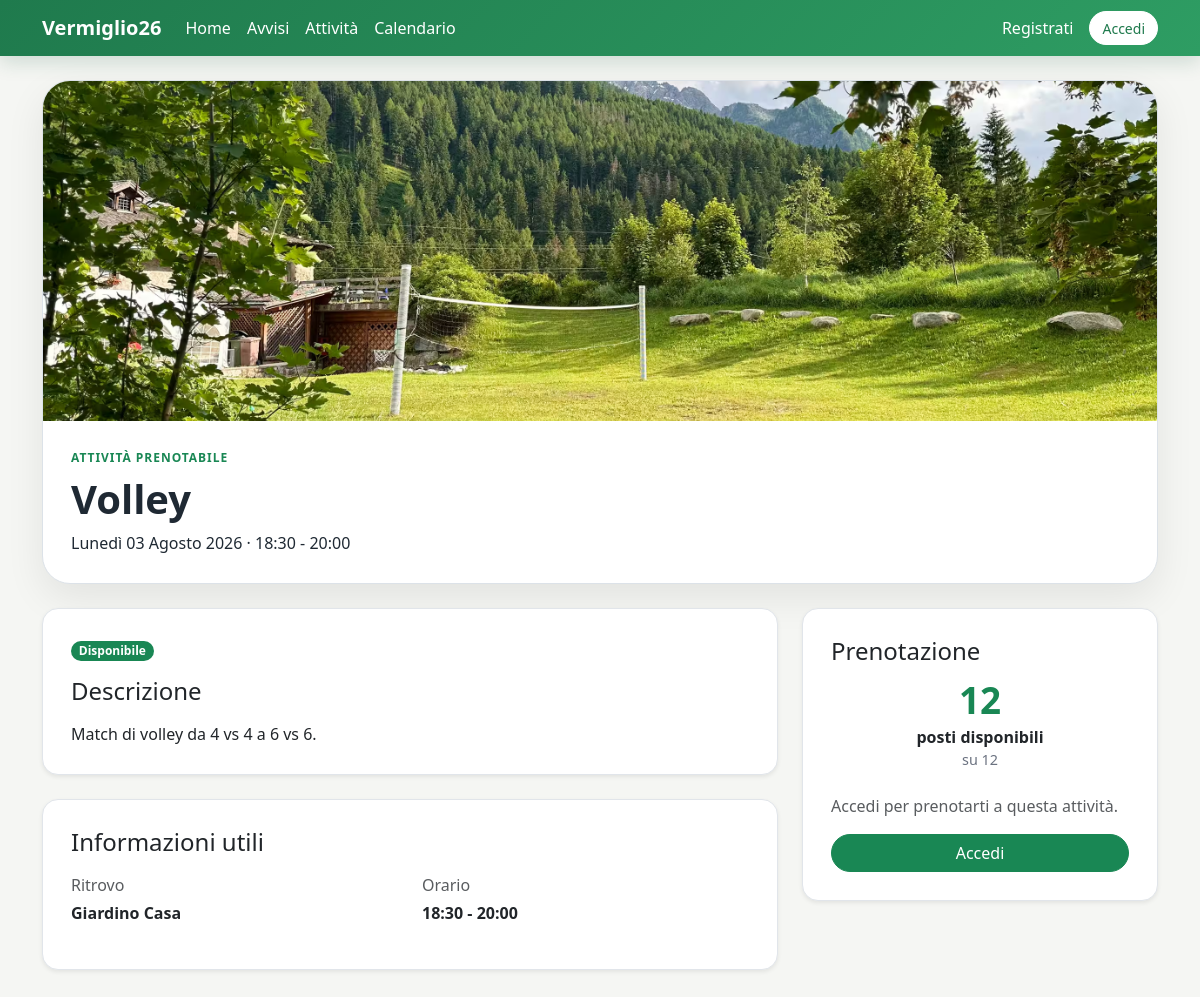
The page /activities/5/ on the database as committed earlier.
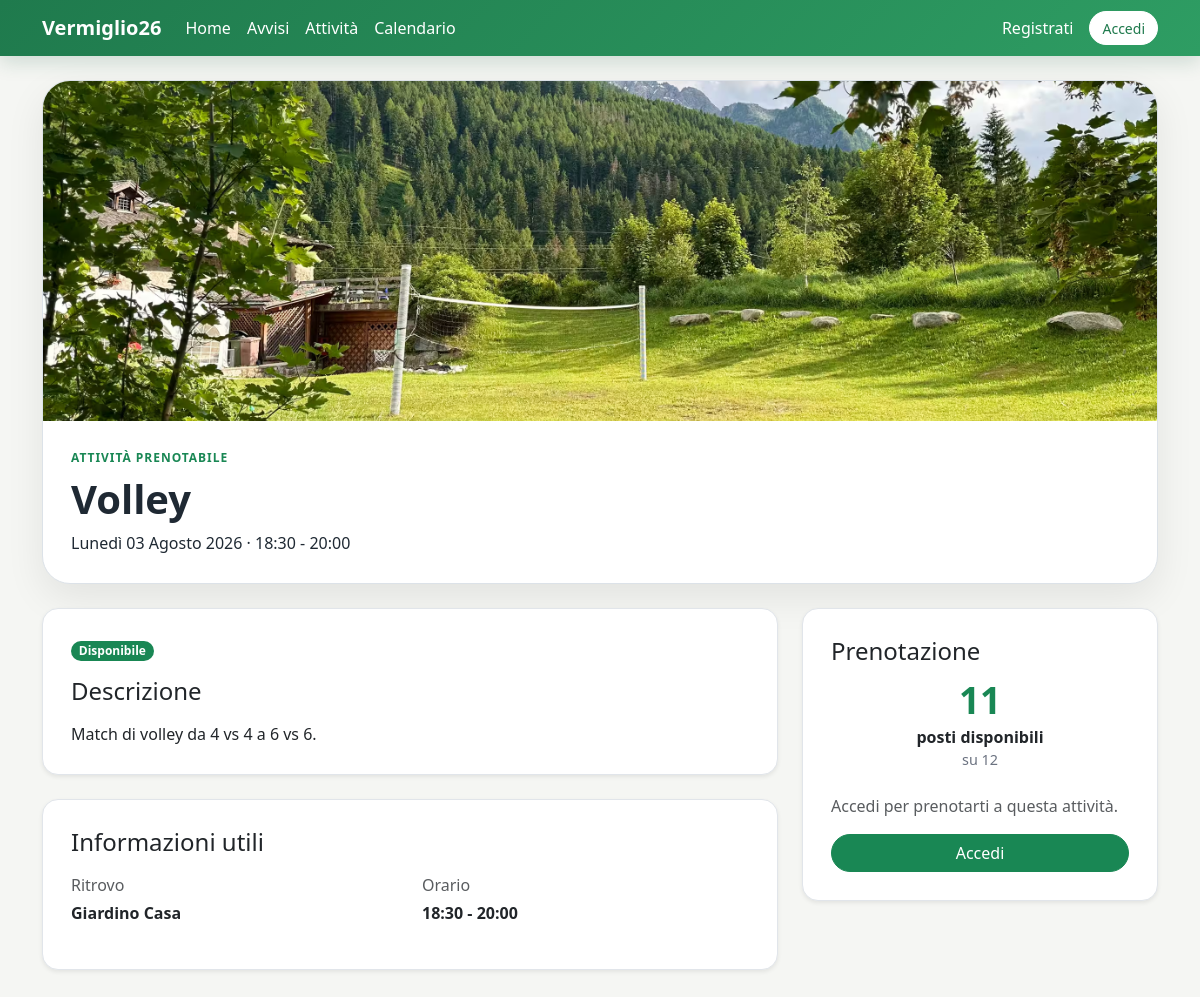
The same page on the database as committed later.
### activities/models.py (models this page shows, shortened)
class Activity(models.Model):
    title = models.CharField(max_length=200)
    category = models.ForeignKey(
        Category,
        on_delete=models.SET_NULL,
        null=True,
        blank=True,
        related_name="activities"
    )
    description = models.TextField(blank=True)
    image = models.ImageField(
        upload_to="activities/",
        blank=True,
        null=True,
        verbose_name="Immagine"
    )
    date = models.DateField()
    start_time = models.TimeField()
    end_time = models.TimeField(blank=True, null=True)
    meeting_place = models.CharField(max_length=200)
    max_participants = models.PositiveIntegerField(
        blank=True,
        null=True,
        verbose_name="Numero massimo partecipanti"
    )
    price = models.DecimalField(
        max_digits=7,
        decimal_places=2,
        blank=True,
        null=True,
        validators=[
            MinValueValidator(Decimal("0.00"))
        ],
        verbose_name="Prezzo"
    )
    what_to_bring = models.TextField(blank=True)
    requires_booking = models.BooleanField(
        default=True,
        verbose_name="Richiede prenotazione"
    )
    created_by = models.ForeignKey(
        settings.AUTH_USER_MODEL,
        on_delete=models.CASCADE,
        related_name="created_activities"
    )
    created_at = models.DateTimeField(auto_now_add=True)
    updated_at = models.DateTimeField(auto_now=True)
    class Meta:
        verbose_name_plural = "Activities"
    @property
    def booked_count(self):
        return self.bookings.count()
    @property
    def available_spots(self):
        if not self.requires_booking:
            return None
        if self.max_participants is None:
            return None
        return self.max_participants - self.booked_count
    @property
    def is_full(self):
        if not self.requires_booking:
            return False
        if self.available_spots is None:
            return False
        return self.available_spots <= 0
    @property
    def is_almost_full(self):
        if not self.requires_booking:
            return False
        if self.available_spots is None:
            return False
        return not self.is_full and self.available_spots <= 3

### activities/views.py (the view)
# urls.py: path("<int:pk>/", views.activity_detail, name="activity_detail"),
def activity_detail(request, pk):
    restricted_redirect = registration_only_redirect(request)
    if restricted_redirect:
        return restricted_redirect
    activity = get_object_or_404(Activity, pk=pk)
    user_booking = None
    if request.user.is_authenticated:
        user_booking = Booking.objects.filter(
            user=request.user,
            activity=activity
        ).first()
    activity_bookings = Booking.objects.filter(
        activity=activity
    ).select_related("user").order_by("user__username")
    context = {
        "activity": activity,
        "user_booking": user_booking,
        "activity_bookings": activity_bookings,
    }
    return render(request, "activities/activity_detail.html", context)

### accounts/context_processors.py (called while the page is built)
def registration_only_mode(request):
    return {
        "registration_only_mode": getattr(settings, "REGISTRATION_ONLY_MODE", False)
    }

### activities/views.py (called while the page is built)
def registration_only_redirect(request):
    registration_only_mode = getattr(settings, "REGISTRATION_ONLY_MODE", False)
    if not registration_only_mode:
        return None
    if request.user.is_authenticated and request.user.is_staff:
        return None
    if request.user.is_authenticated:
        return redirect("accounts:registration_complete")
    return redirect("accounts:register")

### templates/activities/activity_detail.html (shortened to what the changed rows need)
{% extends "base.html" %}
{% block content %}
    <section class="activity-detail-hero mb-4">
        {% if activity.image %}
            <img src="{{ activity.image.url }}" alt="{{ activity.title }}">
        {% else %}
            <div class="activity-detail-placeholder">
                <span>Mountain Planner</span>
            </div>
        {% endif %}
        <div class="activity-detail-hero-content">
            {% if activity.requires_booking %}
                <p class="section-label mb-2">Attività prenotabile</p>
            {% else %}
                <p class="section-label mb-2">Evento di gruppo</p>
            {% endif %}
            <h1 class="mb-2">
                {{ activity.title }}
            </h1>
            <p class="mb-0">
                {{ activity.date|date:"l d F Y" }} · {{ activity.start_time|time:"H:i" }}
                {% if activity.end_time %}
                    - {{ activity.end_time|time:"H:i" }}
                {% else %}
                    - durata stimata 3 ore
                {% endif %}
            </p>
        </div>
    </section>
    <div class="row">
        <div class="col-lg-8 mb-4">
            <section class="card shadow-sm clean-card mb-4">
                <div class="card-body">
                    {% if not activity.requires_booking %}
                        <span class="badge text-bg-info mb-3">
                            Attività per tutto il gruppo
                        </span>
                    {% elif activity.is_full %}
                        <span class="badge text-bg-danger mb-3">
                            Completa
                        </span>
                    {% elif activity.is_almost_full %}
                        <span class="badge text-bg-warning mb-3">
                            Quasi piena
                        </span>
                    {% else %}
                        <span class="badge text-bg-success mb-3">
                            Disponibile
                        </span>
                    {% endif %}
                    <h2 class="h4 mb-3">
                        Descrizione
                    </h2>
                    <p class="mb-0">
                        {{ activity.description }}
                    </p>
                </div>
            </section>
            <section class="card shadow-sm clean-card">
                <div class="card-body">
                    <h2 class="h4 mb-3">
                        Informazioni utili
                    </h2>
                    <div class="row">
                        <div class="col-md-6 mb-3">
                            <p class="text-muted mb-1">Ritrovo</p>
                            <strong>{{ activity.meeting_place }}</strong>
                        </div>
                        <div class="col-md-6 mb-3">
                            <p class="text-muted mb-1">Orario</p>
                            <strong>
                                {{ activity.start_time|time:"H:i" }}
                                {% if activity.end_time %}
                                    - {{ activity.end_time|time:"H:i" }}
                                {% else %}
                                    - durata stimata 3 ore
                                {% endif %}
                            </strong>
                        </div>
                    </div>
                </div>
            </section>
        </div>
        <div class="col-lg-4 mb-4">
            <section class="card shadow-sm clean-card">
                <div class="card-body">
                    {% if activity.requires_booking %}
                        <h2 class="h4 mb-3">
                            Prenotazione
                        </h2>
                        <div class="spots-box mb-4">
                            <span class="spots-number">
                                {{ activity.available_spots }}
                            </span>
                            <span class="spots-label">
                                posti disponibili
                            </span>
                            <span class="spots-total">
                                su {{ activity.max_participants }}
                            </span>
                        </div>
                        {% if user.is_authenticated %}
                            {% if user_booking %}
                                <p class="text-muted">
                                    Sei già prenotato a questa attività.
                                </p>
                                <form method="post" action="{% url 'activities:cancel_booking' activity.pk %}">
                                    {% csrf_token %}
                                    <button type="submit" class="btn btn-outline-danger w-100">
                                        Annulla prenotazione
                                    </button>
                                </form>
                            {% else %}
                                {% if activity.is_full %}
                                    <button class="btn btn-secondary w-100" disabled>
                                        Attività completa
                                    </button>
                                {% else %}
                                    <form method="post" action="{% url 'activities:book_activity' activity.pk %}">
                                        {% csrf_token %}
                                        <button type="submit" class="btn btn-success w-100">
                                            Prenotami
                                        </button>
                                    </form>
                                {% endif %}
                            {% endif %}
                        {% else %}
                            <p class="text-muted">
                                Accedi per prenotarti a questa attività.
                            </p>
                            <a href="{% url 'login' %}" class="btn btn-success w-100">
                                Accedi
                            </a>
                        {% endif %}
                    {% endif %}
                </div>
            </section>
        </div>
    </div>
{% endblock %}

Rows that differ between the two databases and show on the page:
changed Activity "Volley": available_spots "12" → "11"
